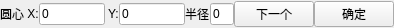
<?xml version="1.0" encoding="UTF-8"?>
<ui version="4.0">
 <class>QG_CircleOptions</class>
 <widget class="QWidget" name="QG_CircleOptions">
  <property name="geometry">
   <rect>
    <x>0</x>
    <y>0</y>
    <width>394</width>
    <height>28</height>
   </rect>
  </property>
  <property name="windowTitle">
   <string>Form</string>
  </property>
  <layout class="QGridLayout" name="gridLayout">
   <property name="margin">
    <number>0</number>
   </property>
   <property name="spacing">
    <number>0</number>
   </property>
   <item row="0" column="0">
    <layout class="QHBoxLayout" name="horizontalLayout_7">
     <item>
      <layout class="QHBoxLayout" name="horizontalLayout_5">
       <item>
        <widget class="QLabel" name="label_5">
         <property name="text">
          <string>圆心</string>
         </property>
        </widget>
       </item>
       <item>
        <layout class="QHBoxLayout" name="horizontalLayout">
         <property name="spacing">
          <number>0</number>
         </property>
         <item>
          <widget class="QLabel" name="label_2">
           <property name="text">
            <string> X:</string>
           </property>
          </widget>
         </item>
         <item>
          <widget class="QLineEdit" name="lineEdit_centreX">
           <property name="text">
            <string>0</string>
           </property>
          </widget>
         </item>
        </layout>
       </item>
       <item>
        <layout class="QHBoxLayout" name="horizontalLayout_2">
         <property name="spacing">
          <number>0</number>
         </property>
         <item>
          <widget class="QLabel" name="label">
           <property name="text">
            <string> Y:</string>
           </property>
          </widget>
         </item>
         <item>
          <widget class="QLineEdit" name="lineEdit_centreY">
           <property name="text">
            <string>0</string>
           </property>
          </widget>
         </item>
        </layout>
       </item>
      </layout>
     </item>
     <item>
      <layout class="QHBoxLayout" name="horizontalLayout_6">
       <item>
        <layout class="QHBoxLayout" name="horizontalLayout_4">
         <property name="spacing">
          <number>0</number>
         </property>
         <item>
          <widget class="QLabel" name="label_4">
           <property name="text">
            <string>半径</string>
           </property>
          </widget>
         </item>
         <item>
          <widget class="QLineEdit" name="lineEdit_radius">
           <property name="text">
            <string>0</string>
           </property>
          </widget>
         </item>
        </layout>
       </item>
       <item>
        <layout class="QHBoxLayout" name="horizontalLayout_3">
         <property name="spacing">
          <number>0</number>
         </property>
        </layout>
       </item>
      </layout>
     </item>
     <item>
      <widget class="QPushButton" name="pushButton_next">
       <property name="text">
        <string>下一个</string>
       </property>
      </widget>
     </item>
     <item>
      <widget class="QPushButton" name="pushButton_ok">
       <property name="text">
        <string>确定</string>
       </property>
      </widget>
     </item>
    </layout>
   </item>
  </layout>
 </widget>
 <resources/>
 <connections>
  <connection>
   <sender>pushButton_next</sender>
   <signal>clicked()</signal>
   <receiver>QG_CircleOptions</receiver>
   <slot>slotNext()</slot>
   <hints>
    <hint type="sourcelabel">
     <x>293</x>
     <y>13</y>
    </hint>
    <hint type="destinationlabel">
     <x>300</x>
     <y>91</y>
    </hint>
   </hints>
  </connection>
  <connection>
   <sender>pushButton_ok</sender>
   <signal>clicked()</signal>
   <receiver>QG_CircleOptions</receiver>
   <slot>slotOk()</slot>
   <hints>
    <hint type="sourcelabel">
     <x>376</x>
     <y>16</y>
    </hint>
    <hint type="destinationlabel">
     <x>382</x>
     <y>61</y>
    </hint>
   </hints>
  </connection>
 </connections>
 <slots>
  <slot>slotNext()</slot>
  <slot>slotOk()</slot>
 </slots>
</ui>
